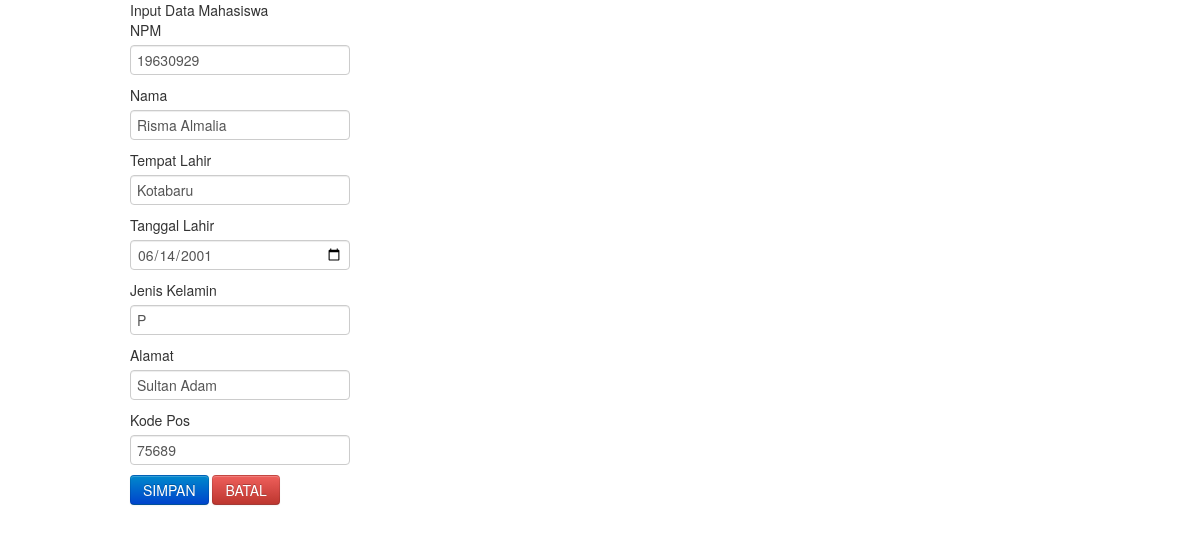
/edit_mahasiswa.php?NPM=19630929, run on the app's committed database.
### tables this page shows
CREATE TABLE `mahasiswa` (
  `idmahasiswa` int(11) NOT NULL,
  `NPM` varchar(8) NOT NULL,
  `Nama` varchar(100) NOT NULL,
  `Tempat_lahir` varchar(50) NOT NULL,
  `Tanggal_lahir` date NOT NULL,
  `Jenis_kelamin` enum('L','P','','') NOT NULL,
  `Alamat` text NOT NULL,
  `Kode_pos` varchar(5) NOT NULL
);

### edit_mahasiswa.php (the view, shortened to what this page needs)
<?php
    include "koneksi.php";
    $id = $_GET['NPM'];
    $ambilData = mysqli_query($koneksi, "SELECT * FROM mahasiswa WHERE NPM='$id'");
    $data=mysqli_fetch_array($ambilData);
?>
<!DOCTYPE html>
<html lang="en">
<head>
    <link rel="stylesheet" href="css/bootstrap.css">
</head>
<body>
    <div class="container col-md-6">
        <div class="card">
            <div class="card-header bg-primary text-white">
                Input Data Mahasiswa
            </div>
            <div class="card-body">
                <form action="" method="POST" class="form-item">
                    <div class="form-group">
                        <label for="NPM">NPM</label>
                        <input type="text" name="NPM" value="<?php echo $data['NPM']; ?>" class="form-control col-md-9" placeholder="Masukkan NPM">
                    </div>
                    <div class="form-group">
                        <label for="Nama">Nama</label>
                        <input type="text" name="Nama" value="<?php echo $data['Nama']; ?>" class="form-control col-md-9" placeholder="Masukkan Nama">
                    </div>
                    <div class="form-group">
                        <label for="Tempat_lahir">Tempat Lahir</label>
                        <input type="text" name="Tempat_lahir" value="<?php echo $data['Tempat_lahir']; ?>" class="form-control col-md-9" placeholder="Masukkan Tempat Lahir">
                    </div>
                    <div class="form-group">
                        <label for="Tanggal_lahir">Tanggal Lahir</label>
                        <input type="date" name="Tanggal_lahir" value="<?php echo $data['Tanggal_lahir']; ?>" class="form-control col-md-9" placeholder="Masukkan Tanggal Lahir">
                    </div>
                    <div class="form-group">
                        <label for="Jenis_kelamin">Jenis Kelamin</label>
                        <input type="text" name="Jenis_kelamin" value="<?php echo $data['Jenis_kelamin']; ?>" class="form-control col-md-9" placeholder="Masukkan Jenis Kelamin">
                    </div>
                    <div class="form-group">
                        <label for="Alamat">Alamat</label>
                        <input type="text" name="Alamat" value="<?php echo $data['Alamat']; ?>" class="form-control col-md-9" placeholder="Masukkan Alamat">
                    </div>
                    <div class="form-group">
                        <label for="Kode_pos">Kode Pos</label>
                        <input type="text" name="Kode_pos" value="<?php echo $data['Kode_pos']; ?>" class="form-control col-md-9" placeholder="Masukkan Kode Pos">
                    </div>
                    <button type="submit" class="btn btn-primary" name="simpan">SIMPAN</button>
                    <button type="reset" class="btn btn-danger">BATAL</button>
                </form>
            </div>
        </div>
    </div>
</body>
</html>

### data on the page
mahasiswa: NPM "19630929", Nama "Risma Almalia", Tempat_lahir "Kotabaru", Tanggal_lahir "06/14/2001", Jenis_kelamin "P", Alamat "Sultan Adam", Kode_pos "75689"
